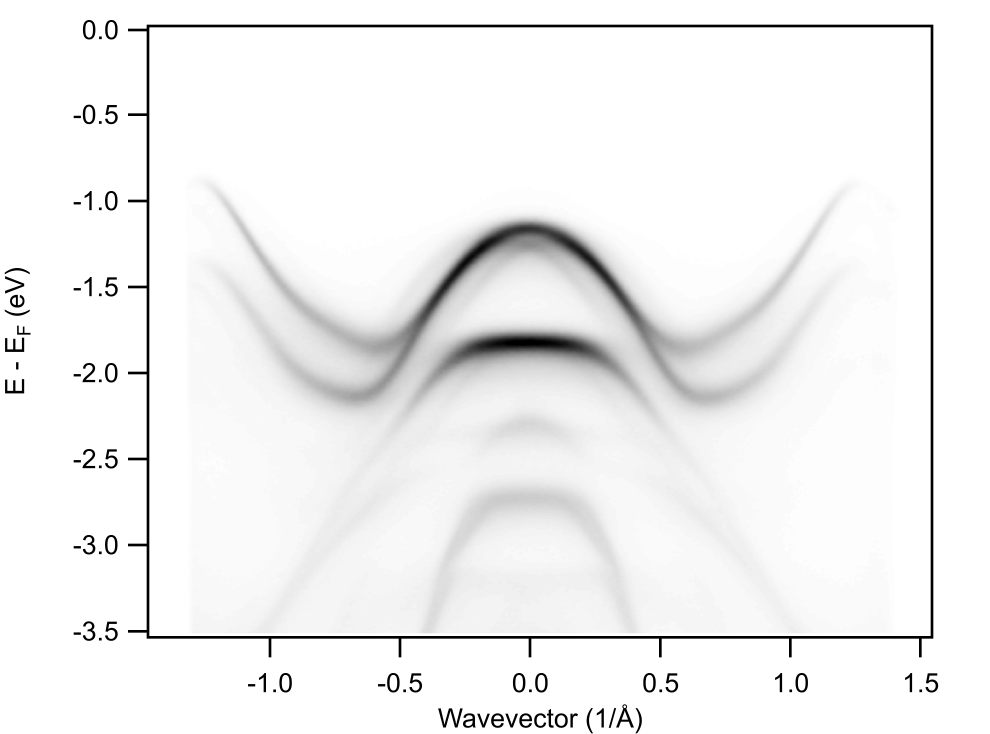
#> input picture Code/2_interlayer/inputs/S11_KGK_WSe2onWS2_v1.png, 2968 x 2200 px, given in place of starting_point.png, which was not available (shown at 1/3 size)
$ python hand_exploration.py
#> lines starting #> are read from the running program, lines starting #| are printed output that depends on the picture
### Code/CORE_functions.py
import numpy as np
import scipy.linalg as la
from pathlib import Path
import copy

"""Functions related to Monolayer Hamiltonian"""

a_1 = np.array([1,0])
a_2 = np.array([-1/2,np.sqrt(3)/2])
J_plus = ((3,5), (6,8), (9,11))
J_minus = ((1,2), (3,4), (4,5), (6,7), (7,8), (9,10), (10,11))
J_MX_plus = ((3,1), (5,1), (4,2), (10,6), (9,7), (11,7), (10,8))
J_MX_minus = ((4,1), (3,2), (5,2), (9,6), (11,6), (10,7), (9,8), (11,8))

TMDs = ['WSe2','WS2']
m_list = [[-1,1],[-1,0],[0,-1],[1,-1],[1,0],[0,1]]  #for computing mini-BZ hoppings in moirè potential

# [478 lines left out: functions energy, H_monolayer, find_t, find_e, find_HSO, find_HSO_old and 3 more, not called in this run]

#######################################################################################
#######################################################################################
#######################################################################################
#######################################################################################

"""Utility functions"""

# [39 lines left out: function getFilename, not called in this run]

def get_machine(cwd):
    """Selects the machine the code is running on by looking at the working directory. Supports local, hpc (baobab or yggdrasil) and mafalda.

    Parameters
    ----------
    pwd : string
        Result of os.pwd(), the working directory.

    Returns
    -------
    string
        An acronim for the computing machine.
    """
    if cwd[6:11] == 'dario':
        return 'loc'
    elif cwd[:20] == '/home/users/r/rossid':
        return 'hpc'
    elif cwd[:13] == '/users/rossid':
        return 'maf'

def R_z(t):
    return np.array([[np.cos(t),-np.sin(t)],[np.sin(t),np.cos(t)]])

def tqdm(x,**kwargs):
    return x


#######################################################################################
#######################################################################################
#######################################################################################
#######################################################################################

"""DFT parameters and constants"""
dic_params_a_mono = {       #in Angstrom
    'WS2': 3.18,#3.191,#3.18,
    'WSe2': 3.32#3.327,#3.32,
    }
initial_pt = {
        'WS2': [
            #'e1':
            1.3754,
            #'e3':
            -1.1278,
            #'e4':
            -1.5534,
            #'e6':
            -0.0393,
            #'e7':
            0.1984,
            #'e9':
            -3.3706,
            #'e10':
            -2.3461,

            #'t1_11':
            -0.2011,
            #'t1_22':
            0.0263,
            #'t1_33':
            -0.1749,
            #'t1_44':
            0.8726,
            #'t1_55':
            -0.2187,
            #'t1_66':
            -0.3716,
            #'t1_77':
            0.3537,
            #'t1_88':
            -0.6892,
            #'t1_99':
            -0.2112,
            #'t1_1010':
            0.9673,
            #'t1_1111':     17
            0.0143,
            #'t1_35':
            -0.0818,
            #'t1_68':
            0.4896,
            #'t1_911':
            -0.0315,
            #'t1_12':
            -0.3106,
            #'t1_34':
            -0.1105,
            #'t1_45':
            -0.0989,
            #'t1_67':
            -0.1467,
            #'t1_78':
            -0.3030,
            #'t1_910':
            0.1645,
            #'t1_1011':
            -0.1018,

            #'t5_41':
            -0.8855,
            #'t5_32':
            -1.4376,
            #'t5_52':
            2.3121,
            #'t5_96':
            -1.0130,
            #'t5_116':
            -0.9878,
            #'t5_107':
            1.5629,
            #'t5_98':
            -0.9491,
            #'t5_118':
            0.6718,

            #'t6_96':
            -0.0659,
            #'t6_116':
            -0.1533,
            #'t6_98':
            -0.2618,
            #'t6_118':          39
            -0.2736,

            #'offset
            -1.350,

            #SO
            #'W':
            0.2874,
            #'S'
            0.0556,

                ],
        'WSe2': [
            #'e1':
            1.0349,
            #'e3':
            -0.9573,
            #'e4':
            -1.3937,
            #'e6':
            -0.1667,
            #'e7':
            0.0984,
            #'e9':
            -3.3642,
            #'e10':
            -2.1820,

            #'t1_11':
            -0.1395,
            #'t1_22':
            0.0129,
            #'t1_33':
            -0.2171,
            #'t1_44':
            0.9763,
            #'t1_55':
            -0.1985,
            #'t1_66':
            -0.3330,
            #'t1_77':
            0.3190,
            #'t1_88':
            -0.5837,
            #'t1_99':
            -0.2399,
            #'t1_1010':
            1.0470,
            #'t1_1111':
            0.0029,
            #'t1_35':
            -0.0912,
            #'t1_68':
            0.4233,
            #'t1_911':
            -0.0377,
            #'t1_12':
            -0.2321,
            #'t1_34':
            -0.0797,
            #'t1_45':
            -0.0920,
            #'t1_67':
            -0.1250,
            #'t1_78':
            -0.2456,
            #'t1_910':
            0.1857,
            #'t1_1011':
            -0.1027,

            #'t5_41':
            -0.7744,
            #'t5_32':
            -1.4014,
            #'t5_52':
            2.0858,
            #'t5_96':
            -0.8998,
            #'t5_116':
            -0.9044,
            #'t5_107':
            1.4030,
            #'t5_98':
            -0.8548,
            #'t5_118':
            0.5711,

            #'t6_96':
            -0.0676,
            #'t6_116':
            -0.1608,
            #'t6_98':
            -0.2618,
            #'t6_118':
            -0.2424,

            #'offset
            -0.736,

            #SO
            #'W':
            0.2874,
            #'Se'
            0.2470,
                ],
        }
list_names_all = [
            'e1',
            'e3',
            'e4',
            'e6',
            'e7',
            'e9',
            'e10',
            't1_11',
            't1_22',
            't1_33',
            't1_44',
            't1_55',
            't1_66',
            't1_77',
            't1_88',
            't1_99',
            't1_1010',
            't1_1111',
            't1_35',
            't1_68',
            't1_911',
            't1_12',
            't1_34',
            't1_45',
            't1_67',
            't1_78',
            't1_910',
            't1_1011',
            't5_41',
            't5_32',
            't5_52',
            't5_96',
            't5_116',
            't5_107',
            't5_98',
            't5_118',
            't6_96',
            't6_116',
            't6_98',
            't6_118',
            'offset',
            'L_W',
            'L_S',
            ]
list_formatted_names_all = [
            r'$\epsilon_1$',
            r'$\epsilon_3$',
            r'$\epsilon_4$',
            r'$\epsilon_6$',
            r'$\epsilon_7$',
            r'$\epsilon_9$',
            r'$\epsilon_{10}$',
            '$t^{(1)}_{1,1}$',
            '$t^{(1)}_{2,2}$',
            '$t^{(1)}_{3,3}$',
            '$t^{(1)}_{4,4}$',
            '$t^{(1)}_{5,5}$',
            '$t^{(1)}_{6,6}$',
            '$t^{(1)}_{7,7}$',
            '$t^{(1)}_{8,8}$',
            '$t^{(1)}_{9,9}$',
            '$t^{(1)}_{10,10}$',
            '$t^{(1)}_{11,11}$',
            '$t^{(1)}_{3,5}$',
            '$t^{(1)}_{6,8}$',
            '$t^{(1)}_{9,11}$',
            '$t^{(1)}_{1,2}$',
            '$t^{(1)}_{3,4}$',
            '$t^{(1)}_{4,5}$',
            '$t^{(1)}_{6,7}$',
            '$t^{(1)}_{7,8}$',
            '$t^{(1)}_{9,10}$',
            '$t^{(1)}_{10,11}$',
            '$t^{(5)}_{4,1}$',
            '$t^{(5)}_{3,2}$',
            '$t^{(5)}_{5,2}$',
            '$t^{(5)}_{9,6}$',
            '$t^{(5)}_{11,6}$',
            '$t^{(5)}_{10,7}$',
            '$t^{(5)}_{9,8}$',
            '$t^{(5)}_{11,8}$',
            '$t^{(6)}_{9,6}$',
            '$t^{(6)}_{11,6}$',
            '$t^{(6)}_{9,8}$',
            '$t^{(6)}_{11,8}$',
            '$offset$',
            r'$\lambda_W$',
            r'$\lambda_{Se}$',
            ]
dic_params_twist = {        #in degrees
        'S3': 1.8,
        'S11': 2.8,
        }
dic_params_edcG_positions = {       #in eV
    'S11': np.array([-1.1599, -1.2531, -1.82]),
    'S3': (np.nan,),
}
dic_params_edcK_positions = {       # in eV
    'S11': np.array([-0.8990, -1.0696]),
    'S3': (np.nan,),
}
dic_params_offset = {       # in eV
    "S3": 0,
    "S11": -0.47
}

""" Moiré functions """
# [64 lines left out: functions moire_length, miniBZ_rotation, get_reciprocal_moire, get_lattice_vectorsB, not called in this run]
def get_nCells(nShells):
    """ Get number of mini-BZ given the number nShells of shells around the central one. """
    return int(1+3*nShells*(nShells+1))

"""Parameters of experimental image
In order, are:
    E_max, E_min,
    pixel of k=-1, pixel of k=1, pixel of e=E_max, pixel of e=E_min
"""

dic_pars_samples = {
        'S11': [0.0, -3.5,       #adjusted to have same scale as S3
                810, 2371, 89, 1899],
        'S3':  [0, -2.5,
                697, 2156, 108, 1681],
        'S11zoom': [-0.6, -1.8,
                840, 2980, 86, 1147],
        }

dic_energy_bounds = {'S11zoom':(-0.6,-1.8), 'S11':(-0.5,-2.5), 'S3':(-0.2,-1.8)}


""" ARPES monolayer extraction data """
class monolayerData():
    # [148 lines left out: functions __init__, _getRaw, _getSym, _getFitData, not called in this run]

### Code/1_monolayer/hand_exploration.py
import numpy as np
import matplotlib.pyplot as plt
from PIL import Image
import sys,os
sys.path.insert(1,'/home/dario/Desktop/git/MoireBands/Code')
import CORE_functions as cfs
sys.path.insert(1,'/home/dario/Desktop/git/MoireBands/Code/1_monolayer')
import functions_monolayer as fsm
machine = cfs.get_machine(os.getcwd())          #Machine on which the computation is happening

TMD = 'WSe2'

fig_fn = 'Figures/superimposed_image/starting_point.png'
#Start importing image and get pixels of the 2 monolayers
pic_0 = np.array(np.asarray(Image.open(fig_fn)))
#> pic_0 is the input picture: shape (2200, 2968, 4); mean R, G, B, A 241.6, 241.6, 241.6, 166.9

WS2_e1 = 129        #-1   eV
WS2_e2 = 390        #-2.5 eV
WS2_k1 = 112
WS2_k2 = 551

WSe2_e1 = 62        #0  eV
WSe2_e2 = 408       #-2 eV
WSe2_k1 = 718
WSe2_k2 = 1157

en_dic = {'WS2': (-1,-2.5), 'WSe2': (0,-2)}

pic_dic = {'WS2': pic_0[WS2_e1:WS2_e2,WS2_k1:WS2_k2], 'WSe2': pic_0[WSe2_e1:WSe2_e2,WSe2_k1:WSe2_k2]}

pic = pic_dic[TMD]
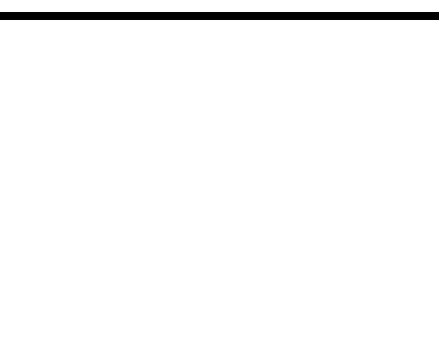
#> pic: shape (346, 439, 4); mean of channels 0, 1, 2, 3 249.1, 249.1, 249.1, 240.3; transparent parts drawn white

#Import parameters
pars_fn = '/home/dario/Desktop/git/MoireBands/Code/1_monolayer/Figures/result_'+TMD+'.npy'
#> (the run stopped early here; a loop or call above may not have finished)

$ run again, on Code/3_moire/inputs/S3_KGK.png
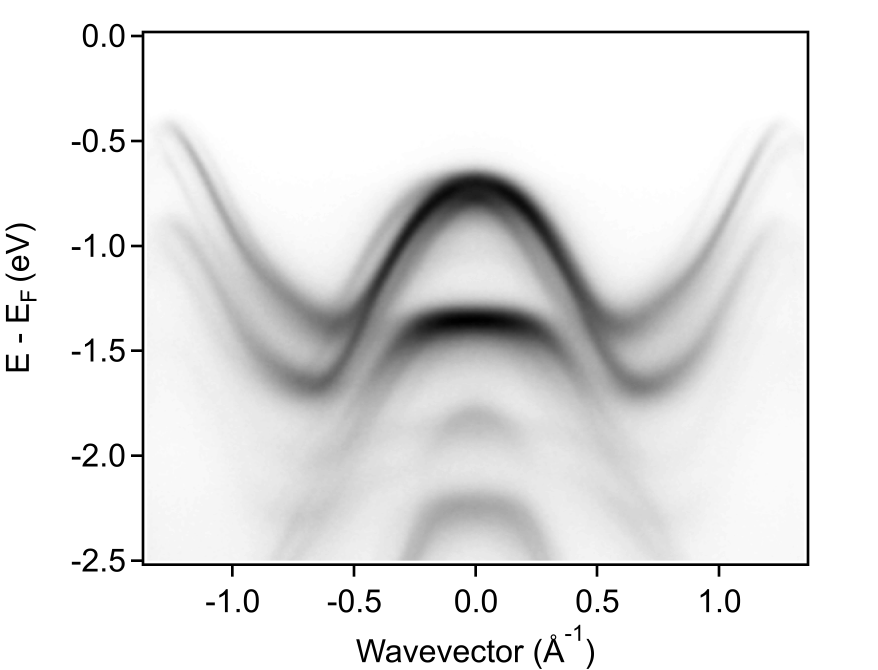
#> input picture Code/3_moire/inputs/S3_KGK.png, 2632 x 2008 px, given in place of starting_point.png, which was not available (shown at 1/3 size)
#> pic_0 is the input picture: shape (2008, 2632, 4); mean R, G, B, A 228.5, 228.5, 228.5, 154.9
#> `pic = pic_dic[TMD]`:
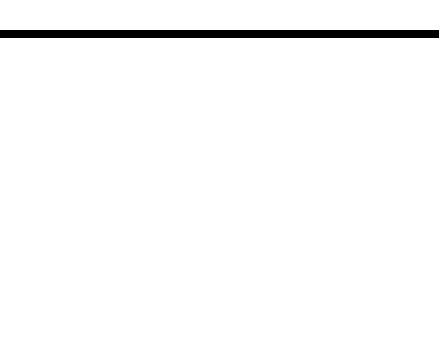
#> pic: shape (346, 439, 4); mean of channels 0, 1, 2, 3 249.1, 249.1, 249.1, 225.5; transparent parts drawn white

$ run again, on Code/4_newMoire/rk_0.0_Kp-G.png
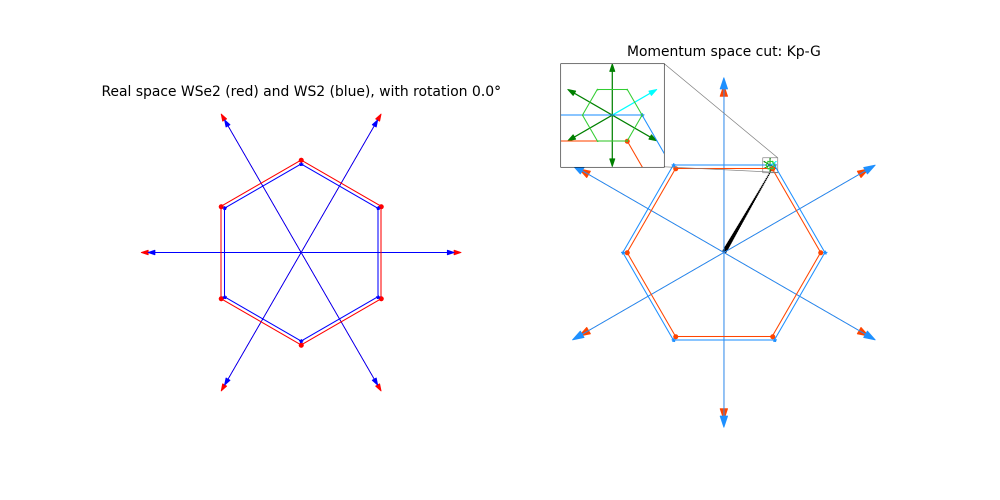
#> input picture Code/4_newMoire/rk_0.0_Kp-G.png, 2000 x 1000 px, given in place of starting_point.png, which was not available (shown at 1/2 size)
#> pic_0 is the input picture: shape (1000, 2000, 4); mean R, G, B, A 251.8, 251.7, 252.6, 255
#> `pic = pic_dic[TMD]`:
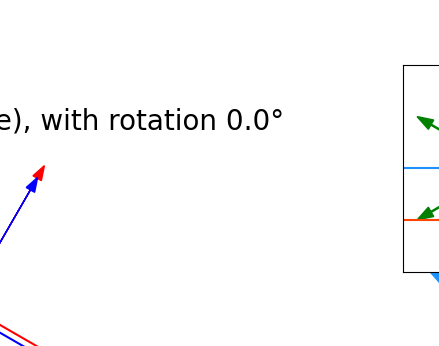
#> pic: shape (346, 439, 4); mean of channels 0, 1, 2, 3 250.9, 250.8, 251.1, 255; drawn as R, G, B
